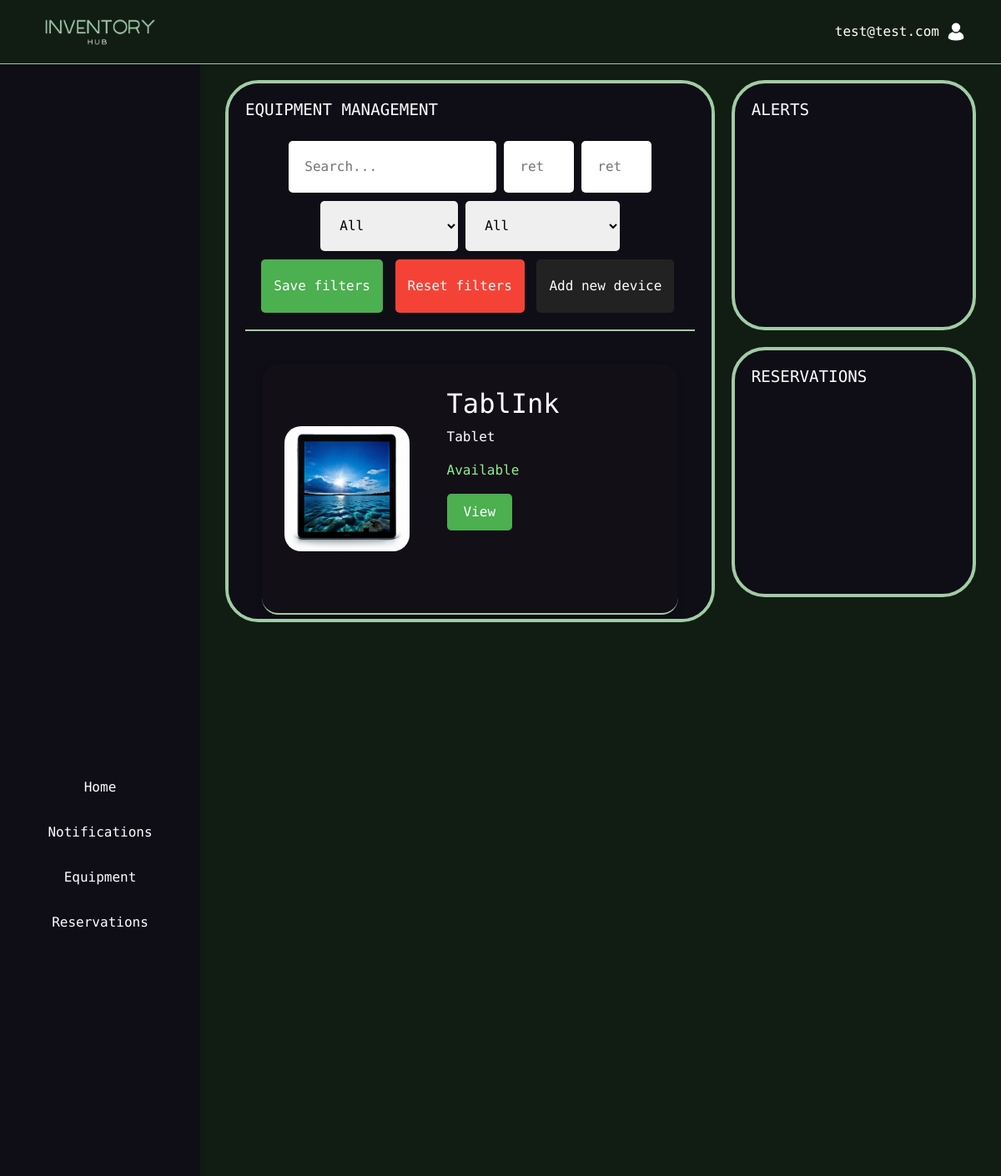
Page /user_home/ (signed in, upper part) on the earlier database version.
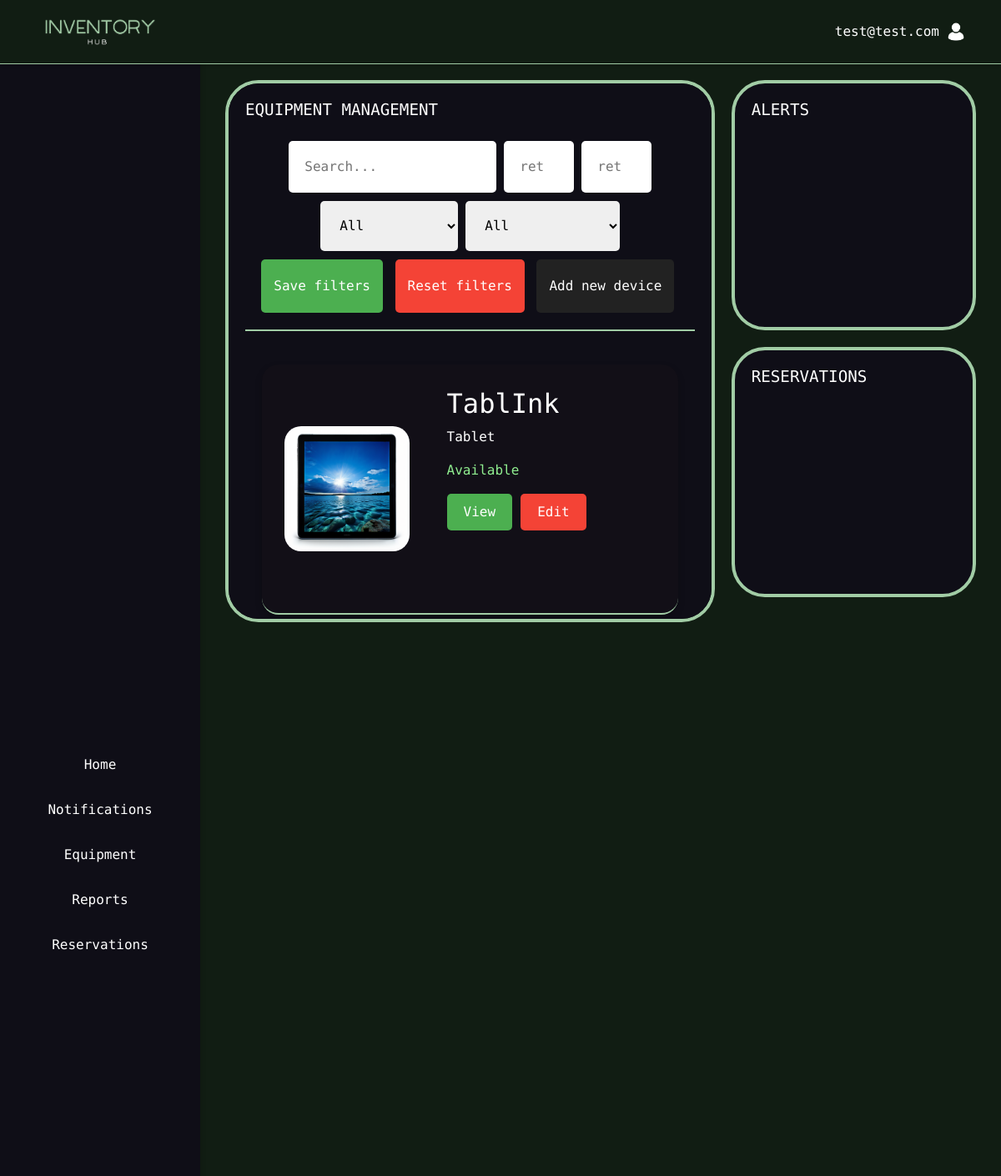
Same page on the later database version.
### InventoryManagement/models.py (models this page shows, shortened)
class Device(models.Model):
    device_name = models.CharField(max_length=100)
    device_type = models.CharField(max_length=50)
    device_desc = models.CharField(max_length=200, null=True, blank=True)
    device_status = models.BooleanField(default=False)  # Changed from CharField to BooleanField
    location = models.ForeignKey(Location, on_delete=models.CASCADE)
    config = models.ForeignKey('DeviceConfig', on_delete=models.CASCADE, null=False, blank=False)
    return_day = models.IntegerField(default=0)

### InventoryManagement/views.py (the view)
# urls.py: path('user_home/', views.user_home, name='user_home'),
@login_required
def user_home(request):
    try:
        notifications = UserNotification.objects.order_by("-created")
    except:
        notifications = list()
    devices, search = _search(request)
    latest_booking = Booking.objects.filter(user=request.user).order_by('-booking_req_date').first()
    context = {
        "devices": devices,
        "search": search or "",
        "latest_booking": latest_booking,
    }
    return render(request, 'user_home.html', context)

### InventoryManagement/templates/user_home.html (shortened to what this page needs)
{% extends "base.html" %}
{% load static %}
{% block styles %}
    <link rel="stylesheet" href="{% static 'css/U-dashboard.css' %}">
    <link rel="stylesheet" href="{% static 'css/equipment.css' %}">
    <link rel="stylesheet" href={% static "/css/basscss.css" %}>
{% endblock %}
{% block content %}
    <div class="dashboard-container">
        <div class="dashboard-column">
            <div class="dashboard-section" id="equipment-management">
                <h3>Equipment Management</h3>
                {% include 'equipmentSearch_plugin.html' %}
            </div>
        </div>
        <div class="dashboard-column">
            <div class="dashboard-section" id="alerts">
                <h3>Alerts</h3>
            </div>
            <div class="dashboard-section" id="reservations">
                <h3>Reservations</h3>
            </div>
        </div>
    </div>
{% endblock %}

### InventoryManagement/templates/base.html (shortened to what this page needs)
<!DOCTYPE html>
<html lang="en">
<head>
    {% load static %}
    <link href="https://stackpath.bootstrapcdn.com/bootstrap/4.3.1/css/bootstrap.min.css" rel="stylesheet">
    {% load django_bootstrap5 %}
    <link rel="stylesheet" href="{% static 'css/base.css' %}">
    {% block styles %}
        {% endblock %}
</head>
<body>
    <div class="top-bar">
        <div class="logo">
            <img src="{% static 'images/inventory.png' %}" alt="Logo" style="height: 40px;">
        </div>
            <div class="profile-info">
                {% block user_name %}
                    <p>{{ user.email }}</p>
                {% endblock user_name %}
                <img src="{% static "images/profile_icon.png" %}" alt="Profile">
            </div>
        </div>
    <div class="sidebar">
        {% if user.role.role_name == 'admin' %}
        <a href="{% url 'admin_home' %}">Home</a>
        {% elif user.role.role_name == "user" %}
        <a href="{% url 'user_home' %}">Home</a>
        {% endif %}
        <a href="{% url 'notifications' %}">Notifications</a>
        <a href="{% url 'equipment' %}">Equipment</a>
        {% if user.role.role_name == 'admin' %}
        <a href="{% url 'reports' %}">Reports</a>
        {% endif %}
        {% if user.role.role_name == 'admin' %}
        <a href="{% url 'reservations' %}">Reservations</a>
        {% elif user.role.role_name == "user" %}
        <a href="{% url 'requests' %}">Reservations</a>
        {% endif %}
    </div>
    {% block content %}
    {% endblock content %}
</body>
</html>

### InventoryManagement/templates/search.html
{% for device in devices %}
{% load static %}
            <div class="product-item">
                <img src="{% static 'images/'|add:device.device_type.lower|add:'.png'  %}" alt="{{ device.device_type }}">
            <div class="product-info">
                <h2>{{ device.device_name }}</h2>
                <p> {{ device.device_type }}</p>
                <p class="{% if device.device_status %}available{% else %}unavailable{% endif %}">
                    {% if device.device_status %}Available{% else %}Unavailable{% endif %}</p>
                <div class="actions">
                    {% if device.config%}
                    <a href="{% url 'device_view' device.config.device_serial %}"><button class="view-btn">View</button></a>
                    {% endif %}
                    {% if user.role.role_name == "admin" %}
                    <a href="{% url 'edit_device' device.config.device_serial %}"><button class="edit-btn">Edit</button></a>
                    {% endif %}
                </div>
            </div>
            </div>
{% endfor %}

Differences in the rows shown:
changed CustomUser "test@test.com": role_id 1 → 2 (drawn)
shown differently, row unchanged: Device "TablInk": now shows "Edit"
Other differences:
text now shown: "Reports"
